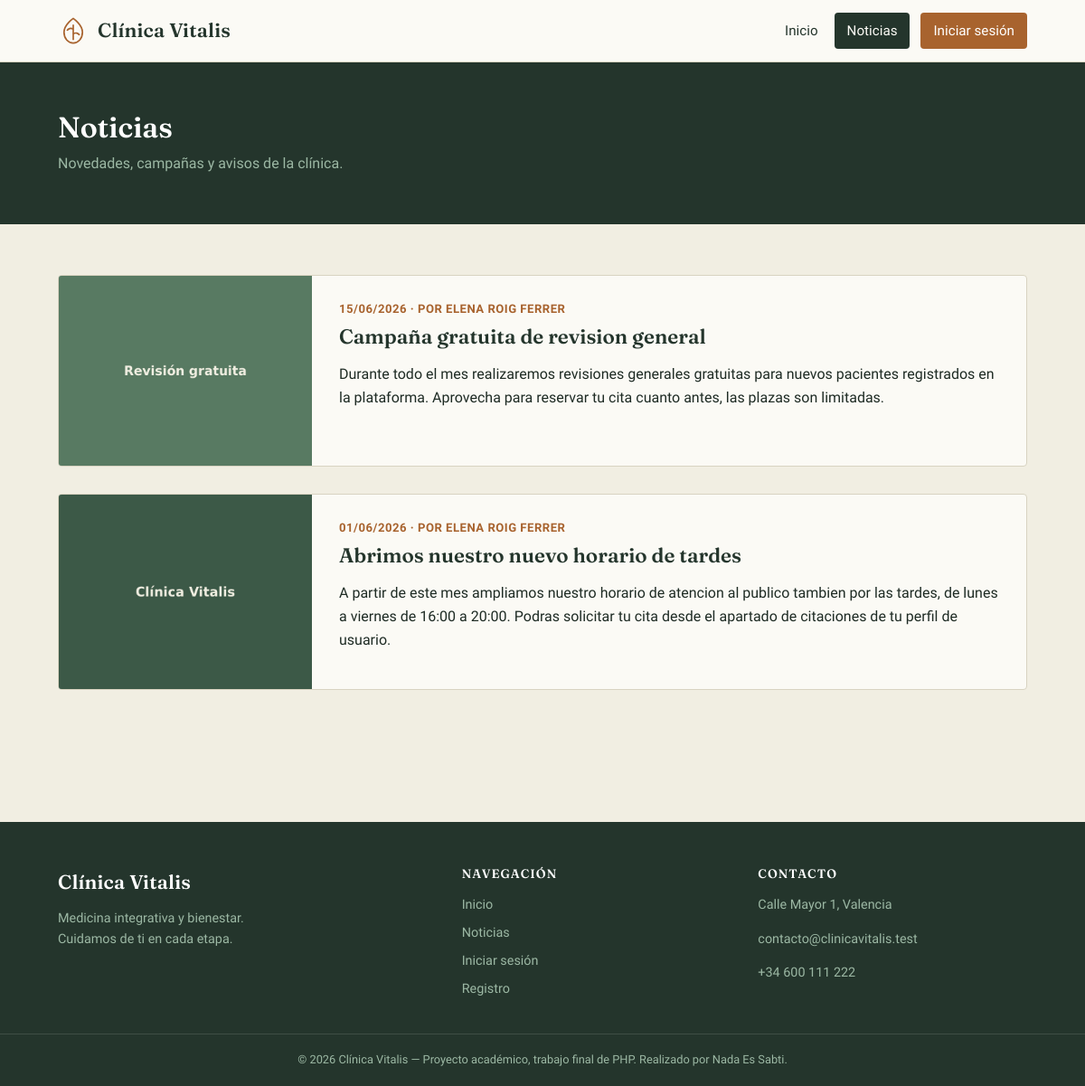
/noticias.php, run on the app's committed database.
### tables this page shows
CREATE TABLE IF NOT EXISTS noticias (
    idNoticia   INT AUTO_INCREMENT PRIMARY KEY,
    titulo      VARCHAR(200) NOT NULL UNIQUE,
    imagen      VARCHAR(255) NOT NULL,
    texto       LONGTEXT NOT NULL,
    fecha       DATE NOT NULL,
    idUser      INT NOT NULL,
    CONSTRAINT fk_noticias_user FOREIGN KEY (idUser)
        REFERENCES users_data(idUser)
        ON DELETE CASCADE ON UPDATE CASCADE
);

CREATE TABLE IF NOT EXISTS users_data (
    idUser          INT AUTO_INCREMENT PRIMARY KEY,
    nombre          VARCHAR(100)    NOT NULL,
    apellidos       VARCHAR(150)    NOT NULL,
    email           VARCHAR(150)    NOT NULL UNIQUE,
    telefono        VARCHAR(20)     NOT NULL,
    fecha_nacimiento DATE           NOT NULL,
    direccion       VARCHAR(255)    DEFAULT NULL,
    sexo            ENUM('Mujer','Hombre','Otro') DEFAULT 'Otro'
);

### includes/functions.php (called while the page is built, shortened)
<?php
function rolActual() {
    return $_SESSION['rol'] ?? null;
}

### noticias.php (the view, shortened to what this page needs)
<?php
require_once 'includes/functions.php';
require_once 'includes/db.php';
$paginaActual = 'noticias';
$sql = "SELECT n.idNoticia, n.titulo, n.imagen, n.texto, n.fecha,
               u.nombre, u.apellidos
        FROM noticias n
        INNER JOIN users_data u ON u.idUser = n.idUser
        ORDER BY n.fecha DESC, n.idNoticia DESC";
$resultado = mysqli_query($conexion, $sql);
?>
<!DOCTYPE html>
<html lang="es">
<head>
<link rel="stylesheet" href="css/style.css">
</head>
<body>
<?php include 'includes/navbar.php'; ?>
<div class="pagina-cabecera">
    <div class="contenedor">
        <h1>Noticias</h1>
        <p>Novedades, campañas y avisos de la clínica.</p>
    </div>
</div>
<section class="seccion">
    <div class="contenedor">
        <?php if (mysqli_num_rows($resultado) === 0): ?>
            <p>Todavía no hay noticias publicadas. Vuelve pronto.</p>
        <?php else: ?>
            <?php while ($noticia = mysqli_fetch_assoc($resultado)): ?>
                <article class="noticia-tarjeta">
                    <div class="noticia-img">
                        <img src="<?= htmlspecialchars($noticia['imagen'], ENT_QUOTES, 'UTF-8') ?>"
                             alt="Imagen de la noticia: <?= htmlspecialchars($noticia['titulo'], ENT_QUOTES, 'UTF-8') ?>"
                             onerror="this.src='https://placehold.co/400x300/3C5847/F1EEE2?text=Vitalis'">
                    </div>
                    <div class="noticia-cuerpo">
                        <div class="noticia-meta">
                            <?= date('d/m/Y', strtotime($noticia['fecha'])) ?> · Por <?= htmlspecialchars($noticia['nombre'] . ' ' . $noticia['apellidos'], ENT_QUOTES, 'UTF-8') ?>
                        </div>
                        <h2><?= htmlspecialchars($noticia['titulo'], ENT_QUOTES, 'UTF-8') ?></h2>
                        <p><?= nl2br(htmlspecialchars($noticia['texto'], ENT_QUOTES, 'UTF-8')) ?></p>
                    </div>
                </article>
            <?php endwhile; ?>
        <?php endif; ?>
    </div>
</section>
<?php include 'includes/footer.php'; ?>
</body>
</html>

### includes/navbar.php (shortened to what this page needs)
<?php
$paginaActual = $paginaActual ?? '';
$rol = rolActual();
function esActiva($nombre, $actual) {
    return $nombre === $actual ? ' class="activa"' : '';
}
?>
<header class="cabecera">
    <div class="cabecera-interior">
        <a href="index.php" class="logo">
            <span class="logo-icono" aria-hidden="true">
            </span>
            <span class="logo-texto">Clínica Vitalis</span>
        </a>
        <nav class="navegacion" id="navegacion">
            <a href="index.php"<?= esActiva('index', $paginaActual) ?>>Inicio</a>
            <a href="noticias.php"<?= esActiva('noticias', $paginaActual) ?>>Noticias</a>
            <?php if ($rol === null): ?>
                <a href="login.php" class="nav-cta"<?= esActiva('login', $paginaActual) ?>>Iniciar sesión</a>
            <?php else: ?>
                <a href="logout.php" class="nav-cta nav-salir">Cerrar sesión</a>
            <?php endif; ?>
        </nav>
    </div>
</header>

### includes/footer.php
<footer class="pie">
    <div class="pie-interior">
        <div class="pie-marca">
            <span class="logo-texto">Clínica Vitalis</span>
            <p>Medicina integrativa y bienestar. Cuidamos de ti en cada etapa.</p>
        </div>
        <div class="pie-columna">
            <h4>Navegación</h4>
            <a href="index.php">Inicio</a>
            <a href="noticias.php">Noticias</a>
            <a href="login.php">Iniciar sesión</a>
            <a href="registro.php">Registro</a>
        </div>
        <div class="pie-columna">
            <h4>Contacto</h4>
            <p>Calle Mayor 1, Valencia</p>
            <p>contacto@clinicavitalis.test</p>
            <p>+34 600 111 222</p>
        </div>
    </div>
    <div class="pie-copy">© <?= date('Y') ?> Clínica Vitalis — Proyecto académico, trabajo final de PHP. Realizado por Nada Es Sabti.</div>
</footer>

### css/style.css (style rules this page uses)
:root { --tinta: #1E2B24; --verde-900: #24352C; --verde-700: #3C5847; --verde-500: #587A63; --verde-300: #9CB8A4; --papel: #F1EEE2; --papel-alto: #FBFAF5; --ocre: #A8632E; --ocre-claro: #D9B27C; --linea: #D8D3C1; --error: #A8342E; --exito: #3C5847; --fuente-display: 'Fraunces', Georgia, serif; --fuente-texto: 'Work Sans', Arial, sans-serif; --radio: 4px; --sombra: 0 10px 30px rgba(30, 43, 36, 0.10); }
* { box-sizing: border-box; }
html { scroll-behavior: smooth; }
body { margin: 0; font-family: var(--fuente-texto); color: var(--tinta); background: var(--papel); line-height: 1.6; }
h1, h2, h3, h4 { font-family: var(--fuente-display); color: var(--verde-900); line-height: 1.15; margin: 0 0 0.5em; font-weight: 600; }
a { color: var(--ocre); text-decoration: none; }
img { max-width: 100%; display: block; }
.contenedor { max-width: 1120px; margin: 0 auto; padding: 0 24px; }
.cabecera { background: var(--papel-alto); border-bottom: 1px solid var(--linea); position: sticky; top: 0; z-index: 50; }
.cabecera-interior { max-width: 1120px; margin: 0 auto; padding: 14px 24px; display: flex; align-items: center; justify-content: space-between; gap: 20px; }
.logo { display: flex; align-items: center; gap: 10px; color: var(--verde-900); }
.logo-icono { color: var(--ocre); display: flex; }
.logo-texto { font-family: var(--fuente-display); font-size: 1.35rem; font-weight: 600; letter-spacing: 0.2px; }
.navegacion { display: flex; align-items: center; gap: 4px; flex-wrap: wrap; }
.navegacion a { color: var(--verde-900); padding: 8px 14px; border-radius: var(--radio); font-size: 0.95rem; font-weight: 500; }
.navegacion a.activa { background: var(--verde-900); color: var(--papel-alto); }
.navegacion a.nav-cta { background: var(--ocre); color: #fff; margin-left: 8px; }
.noticia-tarjeta { background: var(--papel-alto); border: 1px solid var(--linea); border-radius: var(--radio); overflow: hidden; margin-bottom: 30px; display: grid; grid-template-columns: 280px 1fr; }
.noticia-tarjeta .noticia-img { height: 100%; min-height: 200px; overflow: hidden; background: var(--verde-300); }
.noticia-tarjeta .noticia-img img { width: 100%; height: 100%; object-fit: cover; }
.noticia-cuerpo { padding: 26px 30px; }
.noticia-meta { font-size: 0.82rem; text-transform: uppercase; letter-spacing: 0.5px; color: var(--ocre); font-weight: 700; margin-bottom: 8px; }
.noticia-cuerpo h2 { font-size: 1.4rem; margin-bottom: 10px; }
.pagina-cabecera { background: var(--verde-900); color: var(--papel-alto); padding: 54px 0; }
.pagina-cabecera h1 { color: #fff; margin: 0; }
.pagina-cabecera p { color: var(--verde-300); margin: 8px 0 0; }
.seccion { padding: 56px 0; }
.pie { background: var(--verde-900); color: var(--verde-300); margin-top: 60px; }
.pie-interior { max-width: 1120px; margin: 0 auto; padding: 50px 24px 30px; display: grid; grid-template-columns: 1.4fr 1fr 1fr; gap: 30px; }
.pie-marca .logo-texto { color: #fff; }
.pie-marca p { max-width: 32ch; font-size: 0.9rem; margin-top: 10px; }
.pie-columna h4 { color: #fff; font-size: 0.85rem; text-transform: uppercase; letter-spacing: 1px; margin-bottom: 14px; }
.pie-columna a, .pie-columna p { display: block; color: var(--verde-300); font-size: 0.9rem; margin-bottom: 8px; text-decoration: none; }
.pie-copy { text-align: center; padding: 18px; border-top: 1px solid rgba(255,255,255,0.12); font-size: 0.8rem; color: var(--verde-300); }

### data on the page
noticias: imagen (picture), fecha "15/06/2026", idUser.apellidos "ELENA ROIG FERRER", titulo "Campaña gratuita de revision general", texto "Durante todo el mes realizaremos revisiones generales gratuitas para nuevos pacientes registrados en la plataforma. Aprovecha para reservar tu cita cuanto antes, las plazas son limitadas."
noticias: imagen (picture), fecha "01/06/2026", idUser.apellidos "ELENA ROIG FERRER", titulo "Abrimos nuestro nuevo horario de tardes", texto "A partir de este mes ampliamos nuestro horario de atencion al publico tambien por las tardes, de lunes a viernes de 16:00 a 20:00. Podras solicitar tu cita desde el apartado de citaciones de tu perfil de usuario."
